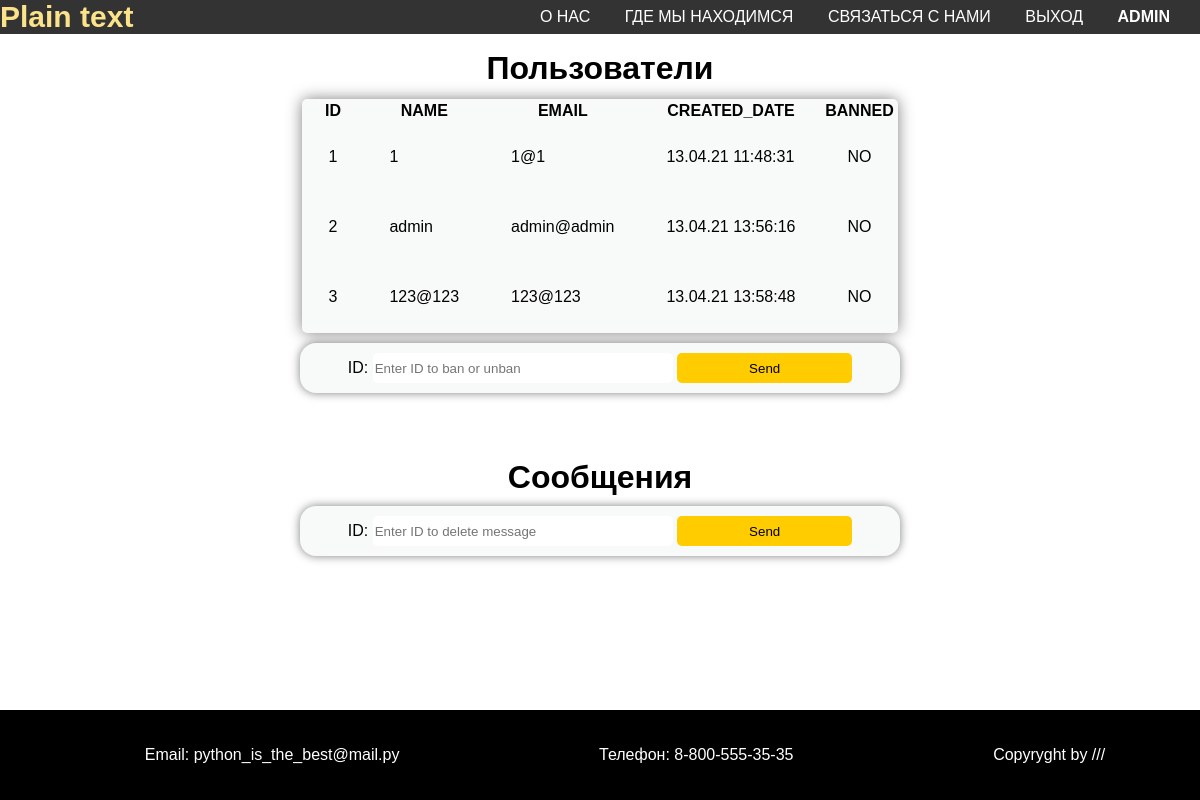
Screenshot of /administrate (signed in) with the database file from the repository.
### data/users.py (models this page shows, shortened)
class User(SqlAlchemyBase, UserMixin, SerializerMixin):
    __tablename__ = 'users'
    id = sqlalchemy.Column(sqlalchemy.Integer, unique=True, primary_key=True, autoincrement=True)
    name = sqlalchemy.Column(sqlalchemy.String, nullable=True)
    is_admin = sqlalchemy.Column(sqlalchemy.Boolean, nullable=True)
    email = sqlalchemy.Column(sqlalchemy.String, index=True, unique=True, nullable=True)
    hashed_password = sqlalchemy.Column(sqlalchemy.String, nullable=True)
    created_date = sqlalchemy.Column(sqlalchemy.DateTime, default=datetime.datetime.now)
    banned = sqlalchemy.Column(sqlalchemy.Boolean, default=False)
    def __repr__(self):
        return f'<User> {self.id} {self.name} {self.email} {self.is_admin}'
    def get_role(self):
        return self.is_admin

### main.py (the view)
@app.route('/administrate', methods=['GET', 'POST'])
def administrate():  # Страница администрира
    if current_user.get_role():
        db_sess = db_session.create_session()
        users = db_sess.query(User).filter()
        users_dict = []
        for i in users:  # Формирования словаря для отображения таблицы пользователей
            users_dict.append(
                f"ID: {i.id}, NAME: {i.name}, EMAIL: {i.email}, DATE OF CREATION OF THIS ACCOUNT: {i.created_date.strftime('%H:%M:%S')}")
        return render_template('common/adm.html', title=inf_dict['title_administration'],
                               logo_txt=inf_dict['logo_txt'],
                               footer_inf=inf_dict['footer'], users_dict=users_dict,
                               anonymous=str(current_user).split('>')[0] == '<User', c_user=current_user,
                               users_lst=[(i.id, i.name, i.email, i.created_date.strftime('%d.%m.%y %H:%M:%S'),
                                           'YES' if i.banned else 'NO') for i in users], admin=current_user.is_admin)

### data/db_session.py (called while the page is built)
def create_session() -> Session:
    global __factory
    return __factory()

### main.py (called while the page is built)
@login_manager.user_loader
def load_user(user_id):  # Получение пользовотеля по id из базы данных
    db_sess = db_session.create_session()
    return db_sess.query(User).get(user_id)

### templates/common/adm.html (shortened to what this page needs)
{% extends "common/base.html" %}
{% block content %}
<div class="container">
    <h1 align="center" style="padding-top: 50px; padding-bottom: 0px">Пользователи</h1>
    <table id="users_table" class="users_table">
        <tr class="th_users">
            <th>ID</th>
            <th>NAME</th>
            <th>EMAIL</th>
            <th>CREATED_DATE</th>
            <th>BANNED</th>
        </tr>
        {% for item in users_lst %}
            <tr>
                {% for i in item %}
                <td class="users_td">{{i}}</td>
                {% endfor %}
            </tr>
        {% endfor %}
    </table>
    <form id="ban_msg" class="chat" autocomplete="off" novalidate>
                <div class="form-group">
                    <label for="message_input">ID:</label>
                    <input type="text" class="form-control input" id="message_input"
                           placeholder="Enter ID to ban or unban">
                    <button type="submit" id="send_ban" class="btn btn-success submit_btn">Send</button>
                </div>
    </form>
    <h1 align="center" style="padding-top: 50px; padding-bottom: 0px">Сообщения</h1>
    <form id="del_msg" class="chat" autocomplete="off" novalidate>
                <div class="form-group">
                    <label for="message_input">ID:</label>
                    <input type="text" class="form-control input" id="message_del"
                           placeholder="Enter ID to delete message">
                    <button type="submit" id="send_del" class="btn btn-success submit_btn">Send</button>
                </div>
    </form>
</div>
{% endblock %}

### templates/common/base.html (shortened to what this page needs)
<!doctype html>
<html lang="en">
<head>
    <link href="/static/css/style.css" rel="stylesheet">
    <link rel="stylesheet" href="https://cdnjs.cloudflare.com/ajax/libs/font-awesome/5.13.0/css/all.min.css">
</head>
<body>
<div class="page">
    <header class="header">
        <div class="container">
            <div class="header_inner">
                <div class="header_logo">{{logo_txt}}</div>
                <nav id="nav">
                    <a class="nav_link" href="/#about">О НАС</a>
                    <a class="nav_link" href="/#find_us">ГДЕ МЫ НАХОДИМСЯ</a>
                    <a class="nav_link" href="/#connect">СВЯЗАТЬСЯ С НАМИ</a>
                    {% if not anonymous %}
                    <a class="nav_link" href="/register">РЕГИСТРАЦИЯ</a>
                    <a class="nav_link" href="/login">ВХОД</a>
                    {% else %}
                    <a class="nav_link" href="/logout">ВЫХОД</a>
                    {% if admin %}
                    <a class="nav_link" href="/administrate"><strong id="username_admin">{{ c_user.name.upper()
                        }}</strong></a>
                    {% else %}
                    <a class="nav_link"><strong id="username">{{ c_user.name.upper() }}</strong></a>
                    {% endif %}
                    {% endif %}
                </nav>
            </div>
        </div>
    </header>
    <div class="main_content">
        {% block content %}{% endblock %}
    </div>
    <footer class="footer">
        {% for item in footer_inf %}
        <p class="contact">{{ item }}</p>
        {% endfor %}
    </footer>
</div>
</body>
</html>

### static/css/style.css (style rules this page uses)
body { margin: 0; font-family: 'Noto Sans KR', sans-serif; }
*, *:after, *:before { box-sizing: border-box }
h1, h2, h3, h4, h5, h6 { margin: 0; }
.page { overflow: hidden; display: flex; flex-direction: column; min-height: 100vh; }
.container { width: 100%; max-width: 1200px; margin: 0 auto; }
.header { background-color: rgba(0, 0, 0, 0.8); position: fixed; top: 0; left: 0; right: 0; z-index: 1000; }
.header_inner { display: flex; justify-content: space-between; align-items: center; }
.header_logo { color: #fce38a; font-size: 30px; font-weight: 700; }
.nav_link { color: #fff; margin-top: 0 15px; text-decoration: none; display: inline-block; margin-right: 30px; vertical-align: top; transition: color 0.2s linear; }
.nav_link:before { display: block; content: ""; height: 50px; margin: -50px 0 0; }
.users_table { background-color: #F8F9F9; align-text: right; border-size: 5px; max-width: 700px; margin: 0 auto; margin-top: 1%; box-shadow: 0 0 15px rgba(0,0,0,0.5); border-radius: 5px; }
.users_td { padding: 25px; }
.chat { background-color: #F8F9F9; position: relative; width: 600px; text-align: center; margin: 0 auto; max-width:700px; margin-top: 10px; padding-top: 10px; height: 50px; border-radius: 16px; box-shadow: 0 0 10px rgba(0,0,0,0.5); z-index: 0; }
.input { transition: color .2s linear; border-radius: 5px; width: 300px; height: 30px; border-width: 0px; }
.submit_btn { border-radius: 5px; width: 175px; height: 30px; border-width: 0px; font-family: 'Noto Sans KR', sans-serif; background-color: #fc0 }
.contact { margin-left: 50px; color: #fff; }
.footer { display: flex; justify-content: space-around; padding: 20px; background-color: #000; margin-top: auto; z-index: 1; }

### rows the page displays
User: name "ADMIN", item "2" "13.04.21 13:56:16" "NO", name "admin", email "admin@admin"
User: item "1" "1" "13.04.21 11:48:31" "NO", email "1@1"
User: item "3" "13.04.21 13:58:48" "NO", name "123@123", email "123@123"

### other values shown
{{ logo_txt }} "Plain text"
{{ item }} "Email: python_is_the_best@mail.py" "Телефон: 8-800-555-35-35" "Copyryght by ///"
